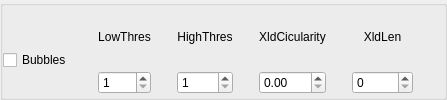
       <widget class="QGroupBox" name="groupBox_Bubbles">
        <property name="title">
         <string/>
        </property>
        <layout class="QHBoxLayout" name="horizontalLayout_30">
         <property name="leftMargin">
          <number>0</number>
         </property>
         <property name="topMargin">
          <number>3</number>
         </property>
         <property name="bottomMargin">
          <number>3</number>
         </property>
         <item>
          <layout class="QHBoxLayout" name="horizontalLayout_23">
           <item>
            <layout class="QVBoxLayout" name="verticalLayout_30">
             <item>
              <spacer name="verticalSpacer_5">
               <property name="orientation">
                <enum>Qt::Vertical</enum>
               </property>
               <property name="sizeType">
                <enum>QSizePolicy::Fixed</enum>
               </property>
               <property name="sizeHint" stdset="0">
                <size>
                 <width>62</width>
                 <height>17</height>
                </size>
               </property>
              </spacer>
             </item>
             <item>
              <widget class="QCheckBox" name="checkBubbles">
               <property name="text">
                <string>Bubbles</string>
               </property>
              </widget>
             </item>
            </layout>
           </item>
           <item>
            <spacer name="horizontalSpacer_25">
             <property name="orientation">
              <enum>Qt::Horizontal</enum>
             </property>
             <property name="sizeType">
              <enum>QSizePolicy::Fixed</enum>
             </property>
             <property name="sizeHint" stdset="0">
              <size>
               <width>20</width>
               <height>20</height>
              </size>
             </property>
            </spacer>
           </item>
           <item>
            <layout class="QVBoxLayout" name="verticalLayout_31">
             <item>
              <widget class="QLabel" name="label_38">
               <property name="text">
                <string>LowThres</string>
               </property>
               <property name="alignment">
                <set>Qt::AlignCenter</set>
               </property>
              </widget>
             </item>
             <item>
              <widget class="QSpinBox" name="spinBubblesLowThres">
               <property name="contextMenuPolicy">
                <enum>Qt::NoContextMenu</enum>
               </property>
               <property name="minimum">
                <number>1</number>
               </property>
               <property name="maximum">
                <number>255</number>
               </property>
              </widget>
             </item>
            </layout>
           </item>
           <item>
            <spacer name="horizontalSpacer_27">
             <property name="orientation">
              <enum>Qt::Horizontal</enum>
             </property>
             <property name="sizeType">
              <enum>QSizePolicy::Fixed</enum>
             </property>
             <property name="sizeHint" stdset="0">
              <size>
               <width>20</width>
               <height>20</height>
              </size>
             </property>
            </spacer>
           </item>
           <item>
            <layout class="QVBoxLayout" name="verticalLayout_32">
             <item>
              <widget class="QLabel" name="label_39">
               <property name="text">
                <string>HighThres</string>
               </property>
               <property name="alignment">
                <set>Qt::AlignCenter</set>
               </property>
              </widget>
             </item>
             <item>
              <widget class="QSpinBox" name="spinBubblesHighThres">
               <property name="contextMenuPolicy">
                <enum>Qt::NoContextMenu</enum>
               </property>
               <property name="minimum">
                <number>1</number>
               </property>
               <property name="maximum">
                <number>255</number>
               </property>
              </widget>
             </item>
            </layout>
           </item>
           <item>
            <spacer name="horizontalSpacer_28">
             <property name="orientation">
              <enum>Qt::Horizontal</enum>
             </property>
             <property name="sizeType">
              <enum>QSizePolicy::Fixed</enum>
             </property>
             <property name="sizeHint" stdset="0">
              <size>
               <width>20</width>
               <height>20</height>
              </size>
             </property>
            </spacer>
           </item>
           <item>
            <layout class="QVBoxLayout" name="verticalLayout_33">
             <item>
              <widget class="QLabel" name="label_40">
               <property name="text">
                <string>XldCicularity</string>
               </property>
               <property name="alignment">
                <set>Qt::AlignCenter</set>
               </property>
              </widget>
             </item>
             <item>
              <widget class="QDoubleSpinBox" name="spinBubblesCir">
               <property name="contextMenuPolicy">
                <enum>Qt::NoContextMenu</enum>
               </property>
               <property name="decimals">
                <number>2</number>
               </property>
               <property name="maximum">
                <double>1.000000000000000</double>
               </property>
               <property name="singleStep">
                <double>0.010000000000000</double>
               </property>
              </widget>
             </item>
            </layout>
           </item>
           <item>
            <spacer name="horizontalSpacer_29">
             <property name="orientation">
              <enum>Qt::Horizontal</enum>
             </property>
             <property name="sizeType">
              <enum>QSizePolicy::Fixed</enum>
             </property>
             <property name="sizeHint" stdset="0">
              <size>
               <width>20</width>
               <height>20</height>
              </size>
             </property>
            </spacer>
           </item>
           <item>
            <layout class="QVBoxLayout" name="verticalLayout_34">
             <item>
              <widget class="QLabel" name="label_41">
               <property name="text">
                <string>XldLen</string>
               </property>
               <property name="alignment">
                <set>Qt::AlignCenter</set>
               </property>
              </widget>
             </item>
             <item>
              <widget class="QSpinBox" name="spinBubblesLength">
               <property name="contextMenuPolicy">
                <enum>Qt::NoContextMenu</enum>
               </property>
               <property name="maximum">
                <number>99999</number>
               </property>
              </widget>
             </item>
            </layout>
           </item>
           <item>
            <spacer name="horizontalSpacer_26">
             <property name="orientation">
              <enum>Qt::Horizontal</enum>
             </property>
             <property name="sizeType">
              <enum>QSizePolicy::Expanding</enum>
             </property>
             <property name="sizeHint" stdset="0">
              <size>
               <width>20</width>
               <height>41</height>
              </size>
             </property>
            </spacer>
           </item>
          </layout>
         </item>
        </layout>
       </widget>
